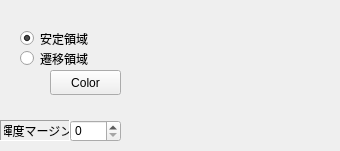
          <widget class="QWidget" name="PageColor">
           <widget class="QPushButton" name="pushButtonOutsideColor">
            <property name="geometry">
             <rect>
              <x>50</x>
              <y>70</y>
              <width>71</width>
              <height>25</height>
             </rect>
            </property>
            <property name="text">
             <string>Color</string>
            </property>
            <property name="icon">
             <iconset resource="PropertyOutline.qrc">
              <normaloff>:/Qtres/Color.png</normaloff>:/Qtres/Color.png</iconset>
            </property>
           </widget>
           <widget class="QSpinBox" name="EditOutsideMergin">
            <property name="geometry">
             <rect>
              <x>70</x>
              <y>120</y>
              <width>51</width>
              <height>22</height>
             </rect>
            </property>
            <property name="maximum">
             <number>99999999</number>
            </property>
           </widget>
           <widget class="QLabel" name="label_54">
            <property name="geometry">
             <rect>
              <x>0</x>
              <y>120</y>
              <width>70</width>
              <height>21</height>
             </rect>
            </property>
            <property name="frameShape">
             <enum>QFrame::Panel</enum>
            </property>
            <property name="frameShadow">
             <enum>QFrame::Sunken</enum>
            </property>
            <property name="text">
             <string>輝度マージン</string>
            </property>
            <property name="alignment">
             <set>Qt::AlignCenter|Qt::AlignHCenter|Qt::AlignLeading|Qt::AlignLeft|Qt::AlignVCenter</set>
            </property>
           </widget>
           <widget class="QFrame" name="frame_5">
            <property name="geometry">
             <rect>
              <x>10</x>
              <y>20</y>
              <width>111</width>
              <height>51</height>
             </rect>
            </property>
            <property name="frameShape">
             <enum>QFrame::NoFrame</enum>
            </property>
            <property name="frameShadow">
             <enum>QFrame::Raised</enum>
            </property>
            <widget class="QRadioButton" name="radioButtonOutsideStable">
             <property name="geometry">
              <rect>
               <x>10</x>
               <y>10</y>
               <width>101</width>
               <height>17</height>
              </rect>
             </property>
             <property name="text">
              <string>安定領域</string>
             </property>
             <property name="checked">
              <bool>true</bool>
             </property>
            </widget>
            <widget class="QRadioButton" name="radioButtonOutsideTrans">
             <property name="geometry">
              <rect>
               <x>10</x>
               <y>30</y>
               <width>101</width>
               <height>17</height>
              </rect>
             </property>
             <property name="text">
              <string>遷移領域</string>
             </property>
             <property name="checked">
              <bool>false</bool>
             </property>
            </widget>
           </widget>
           <widget class="QStackedWidget" name="stackedframeOutside">
            <property name="geometry">
             <rect>
              <x>120</x>
              <y>10</y>
              <width>211</width>
              <height>131</height>
             </rect>
            </property>
            <property name="currentIndex">
             <number>0</number>
            </property>
            <widget class="QWidget" name="Stable_2"/>
            <widget class="QWidget" name="Trans_2"/>
            <widget class="QWidget" name="page_7"/>
           </widget>
          </widget>
